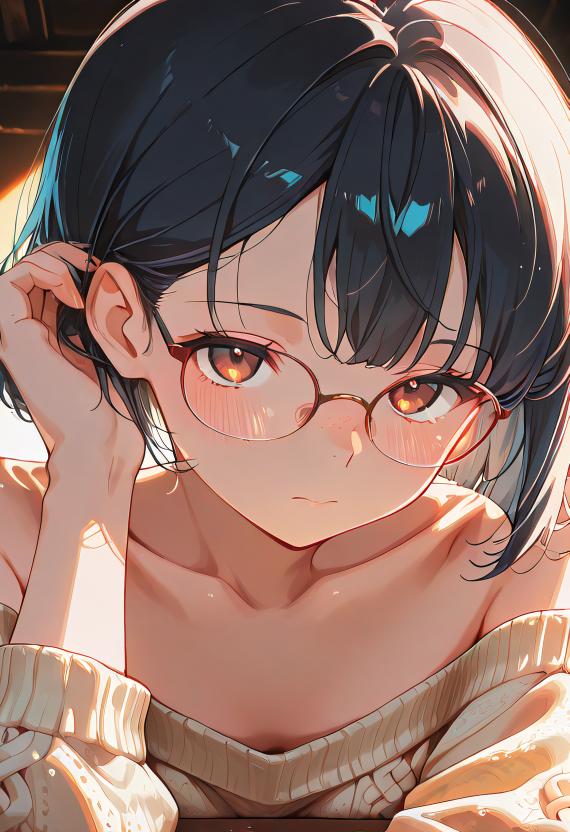
#> input picture data/sample-personas/글쓰기도우미/images/profile.png, 1139 x 1664 px (shown at 1/2 size)
$ python pick_key.py '../../../sample-personas/글쓰기도우미/images/profile.png'
#> lines starting #> are read from the running program, lines starting #| are printed output that depends on the picture; after the words box and inside, x2 and y2 are one past the last pixel; in counts of white or black regions, pixels touching at a corner belong together
"""레퍼런스 이미지에서 크로마 키 색을 자동 선정한다.

캐릭터가 쓰지 않는 색상 구간을 찾아 그 한가운데를 키 컬러로 잡는다.
반환값은 (hex, 색상각, 리포트) — hex는 Qwen 배경 교체 프롬프트와
ChromaKeyUnmix의 key_color_hex에 그대로 넣으면 된다.
"""
import numpy as np, colorsys
from PIL import Image

def pick(path, bins=72, sat_min=0.22, val_min=0.15, band=5):
#> called with bins = 72, sat_min = 0.22, val_min = 0.15, band = 5
    im = Image.open(path).convert('RGB')
#> im is the input picture: PIL image 1139x1664 RGB; mean R, G, B 145.4, 114.3, 104.4
    im.thumbnail((512, 512))
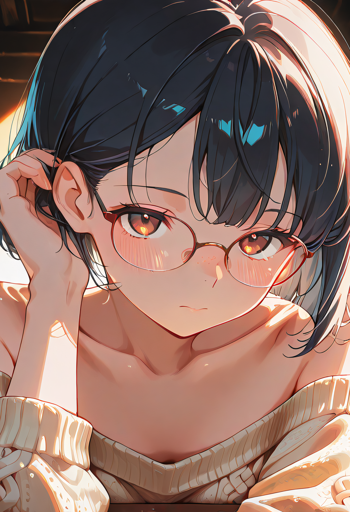
#> im: PIL image 350x512 RGB; mean R, G, B 145.3, 114.3, 104.4
    a = np.array(im).astype(np.float32) / 255
    # 흰/무채 배경 제외
    mask = ~((a.min(axis=2) > 0.92) & ((a.max(axis=2) - a.min(axis=2)) < 0.06))
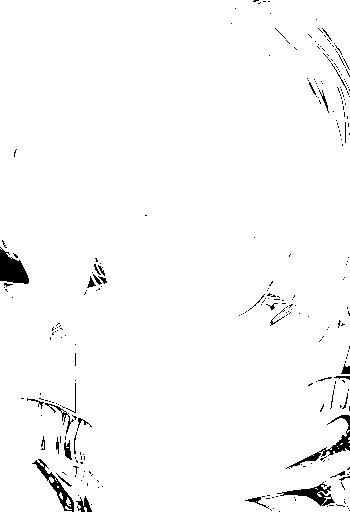
#> mask: shape (512, 350) bool; 97.8% white; 274 black regions (241 under 20 px), largest, box (x1, y1, x2, y2) and area: (0, 247, 29, 284) 658, (286, 415, 350, 469) 478, (277, 482, 335, 506) 450
    px = a[mask]
    hsv = np.array([colorsys.rgb_to_hsv(*p) for p in px])
    h, s, v = hsv[:, 0] * 360, hsv[:, 1], hsv[:, 2]
    sel = (s > sat_min) & (v > val_min)
    hist, edges = np.histogram(h[sel], bins=bins, range=(0, 360))
#> hist = 72 values, max 45627 at index 2, min 0 at index 13, mean 1633.2; edges = 73 values from 0 to 360
    # 원형이므로 wrap 하여 band 폭 윈도우 합이 최소인 지점
    ext = np.concatenate([hist, hist[:band]])
#> ext = 77 values, max 45627 at index 2, min 0 at index 13, mean 2760
    sums = np.array([ext[i:i + band].sum() for i in range(bins)])
#> sums = 72 values, max 97136 at index 1, min 0 at index 16, mean 8166.1
    i = int(sums.argmin())
#> i = 16
    center = (edges[i] + band * (360 / bins) / 2) % 360
#> center = 92.5
    r, g, b = colorsys.hsv_to_rgb(center / 360, 1.0, 1.0)
#> r = 0.458; g = 1; b = 0
    hexs = '%02X%02X%02X' % (int(r * 255), int(g * 255), int(b * 255))
#> hexs = '74FF00'
    top = np.argsort(sums)[:3]
#> top = [17, 16, 20]
    report = {
        'hue': round(float(center), 1),
        'hex': hexs,
        'occupied_px': int(sums[i]),
        'total_saturated_px': int(sel.sum()),
        'runner_ups': [(round(float((edges[j] + band * (360 / bins) / 2) % 360), 1), int(sums[j])) for j in top[1:]],
    }
#> report = {'hue': 92.5, 'hex': '74FF00', 'occupied_px': 0, 'total_saturated_px': 117592, 'runner_ups': [(92.5, 0), (112.5, 1)]}
    return hexs, center, report

def prompt(hexs):
    return (f"Replace the background with a completely flat, uniform, solid #{hexs} color. "
            "Keep the character exactly as she is - same pose, same colors, same outfit, "
            "same hair colors, same lineart, same proportions. Do not tint the character. "
            "The background must be a single flat color with no gradient, no shading, "
            "no shadow under her feet.")

if __name__ == '__main__':
    import sys
    hexs, hue, rep = pick(sys.argv[1])
#> hexs = '74FF00'; hue = 92.5; rep has the same summary as report in pick
    print(rep)
#| {'hue': 92.5, 'hex': '74FF00', 'occupied_px': 0, 'total_saturated_px': 117592, 'runner_ups': [(92.5, 0), (112.5, 1)]}
    print()
    print(prompt(hexs))
#> (printed output is left out)
